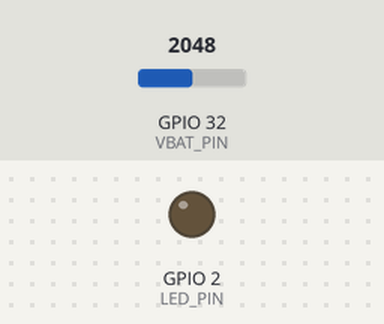
The sketch below on a simulated ESP32. On the bench: output pins drawn as LEDs (lit = HIGH). Dashed ring = blinking. The inputs (shaded band) are chosen by the test bench; at power-on: GPIO 32 (VBAT_PIN) = 2048 (analog values on the 0–4095 scale). What the sketch prints to the serial monitor is not drawn.

Above: at 0.0 s.
At 1.7 s:
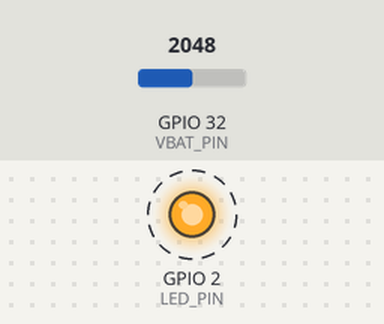
1.8 s: GPIO 32 (VBAT_PIN) set to 2968
4.8 s: GPIO 32 (VBAT_PIN) set to 3083
Timing chart, 0 to 13.8 s (numbered marks = the images above; inputs shaded):
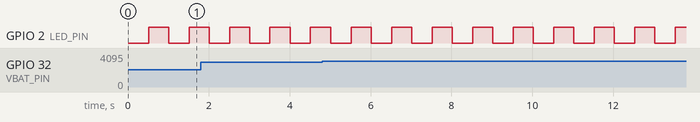

The sketch:

h_vbat.ino
```cpp
// 組む順番 H: GPIO32（VBAT_SENSE）で電池電圧を読む。段階2では電池の代わりに安定化電源の電圧を読む。
// つなぐもの: G までと同じ ＋ VBAT_SENSE の列 → GPIO32。モータの赤・白は J2 から抜く。
// ボード: esp32_bluepad32 の ESP32 Dev Module（A〜H すべて同じ）
// シリアルモニタ: 115200 bps
//
// H-1（USB を挿したまま）: 安定化電源の電圧を変え、表示の pinmV と vbat を、電源の表示と並べて書き留める。
//   この表から、読みを電池の電圧に直す係数を決める（係数は段階3のファームで使う）。
// H-2（USB を抜き、5V 電源 U4 から動かす）: 表示は見えない。GPIO2 の LED が 0.5 秒ごとに点滅すれば動いている。
//
// 表示（0.5 秒ごと。そのあいだ 2ms ごとに読んだ約 250 回ぶん）:
//   raw    ADC の読み（0〜4095）の平均
//   pinmV  ピンの電圧（mV）の平均。チップに書き込まれた補正値で直した値
//   min・max  pinmV の最小・最大（読みのばらつき）
//   vbat   pinmV を分圧の比 22/(100+22) で割り戻した電圧（V）。係数を決める前の計算値
//
// GPIO19・GPIO23（ドライバの IN1・IN2）には触らない（ドライバの中のプルダウンで L のまま）。

const int VBAT_PIN = 32;  // VBAT_SENSE（ADC1）
const int LED_PIN = 2;

// 分圧: R1 100kΩ（VM 側）、R2 22kΩ（SGND 側）。H-1 の結果で係数を決めるまでは計算どおりの値
const float R1_KOHM = 100.0;
const float R2_KOHM = 22.0;
const float SCALE = (R1_KOHM + R2_KOHM) / R2_KOHM;  // 5.545。ピンの電圧 × SCALE = 電池の電圧

const uint32_t SAMPLE_MS = 2;
const uint32_t PRINT_MS = 500;

uint32_t sumRaw = 0;
uint32_t sumMv = 0;
uint32_t n = 0;
int minMv = 100000;
int maxMv = -1;

void setup() {
  Serial.begin(115200);
  delay(500);
  pinMode(LED_PIN, OUTPUT);
  analogReadResolution(12);
  analogSetPinAttenuation(VBAT_PIN, ADC_11db);  // 0〜約3.1V を読む設定（まっすぐ読めるのは約 2.45V まで）
  Serial.println("h_vbat: GPIO32 の電圧と、分圧の比で割り戻した電圧を 0.5 秒ごとに表示する");
  Serial.printf("分圧 %.0fk / %.0fk、比 %.4f（vbat = pinmV × %.3f）\n", R1_KOHM, R2_KOHM, 1.0 / SCALE, SCALE);
}

void loop() {
  static uint32_t lastSample = 0;
  static uint32_t lastPrint = 0;
  static bool led = false;

  uint32_t now = millis();

  if (now - lastSample >= SAMPLE_MS) {
    lastSample = now;
    int raw = analogRead(VBAT_PIN);
    int mv = analogReadMilliVolts(VBAT_PIN);
    sumRaw += raw;
    sumMv += mv;
    n++;
    if (mv < minMv) minMv = mv;
    if (mv > maxMv) maxMv = mv;
  }

  if (now - lastPrint >= PRINT_MS && n > 0) {
    lastPrint = now;
    float raw = (float)sumRaw / n;
    float mv = (float)sumMv / n;
    float vbat = mv / 1000.0 * SCALE;
    Serial.printf("raw:%.0f,pinmV:%.1f,min:%d,max:%d,vbat:%.3f,n:%lu\n", raw, mv, minMv, maxMv, vbat, (unsigned long)n);
    if (mv > 2450) Serial.println("  注意: 2.45V を超えている（ADC がまっすぐ読めない範囲。3.3V を超えるとピンが壊れる）");

    sumRaw = 0;
    sumMv = 0;
    n = 0;
    minMv = 100000;
    maxMv = -1;

    led = !led;
    digitalWrite(LED_PIN, led);
  }
  delay(1);
}
```

Measured:
- by itself, GPIO 2 (LED_PIN): alternates HIGH for 0.50 s and LOW for 0.50 s
